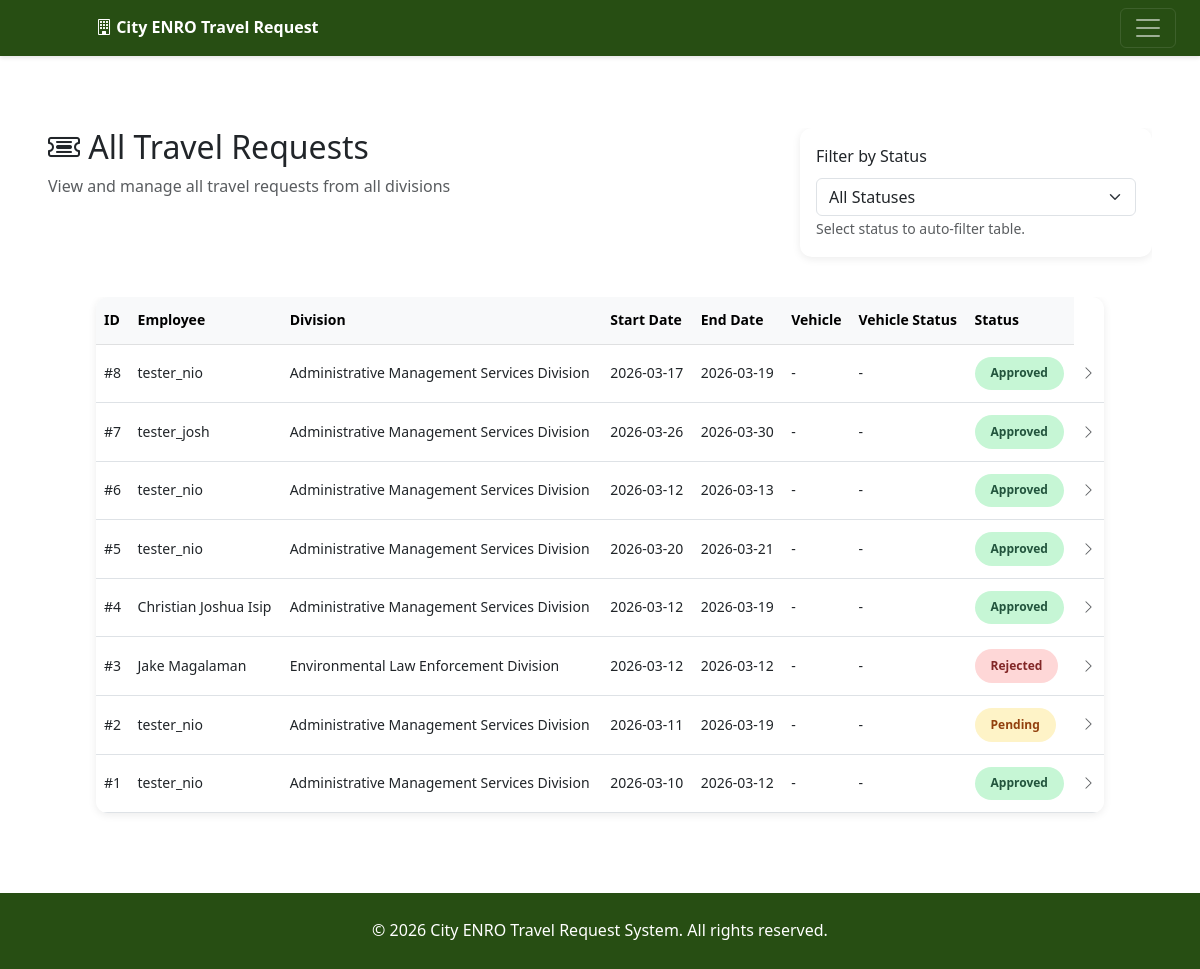
The app's page /tickets/all (signed in), older data.
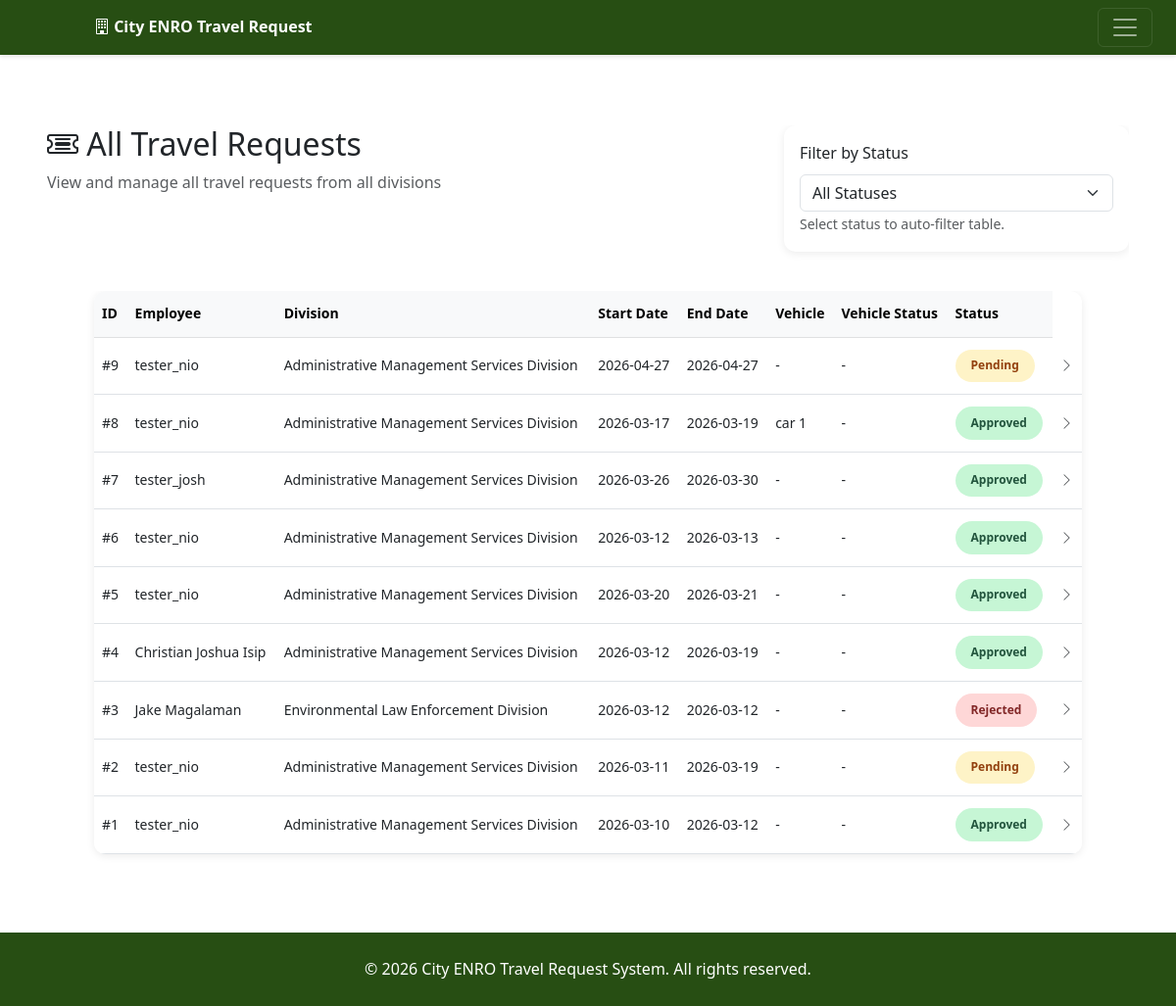
The same page, newer data.
### tables this page shows
CREATE TABLE tickets (
            id INTEGER PRIMARY KEY AUTOINCREMENT,
            user_id INTEGER NOT NULL,
            division_id INTEGER NOT NULL,
            destination VARCHAR(200) NOT NULL,
            purpose TEXT NOT NULL,
            associates TEXT,
            start_date DATE NOT NULL,
            end_date DATE NOT NULL,
            vehicle_needed VARCHAR(10) DEFAULT 'no',
            vehicle_assigned VARCHAR(100),
            status VARCHAR(50) DEFAULT 'pending',
            created_at TIMESTAMP DEFAULT CURRENT_TIMESTAMP,
            updated_at TIMESTAMP DEFAULT CURRENT_TIMESTAMP,
            FOREIGN KEY (user_id) REFERENCES users(id),
            FOREIGN KEY (division_id) REFERENCES divisions(id)
        );

CREATE TABLE users (
            id INTEGER PRIMARY KEY AUTOINCREMENT,
            username VARCHAR(50) UNIQUE NOT NULL,
            password VARCHAR(255) NOT NULL,
            role VARCHAR(50) NOT NULL,
            division_id INTEGER,
            full_name VARCHAR(100) NOT NULL,
            created_at TIMESTAMP DEFAULT CURRENT_TIMESTAMP,
            FOREIGN KEY (division_id) REFERENCES divisions(id)
        );

CREATE TABLE divisions (
            id INTEGER PRIMARY KEY AUTOINCREMENT,
            name VARCHAR(100) NOT NULL
        );

CREATE TABLE vehicles (
                id INTEGER PRIMARY KEY AUTOINCREMENT,
                name VARCHAR(100) NOT NULL UNIQUE,
                vehicle_type VARCHAR(50) DEFAULT 'car',
                status VARCHAR(20) DEFAULT 'available',
                created_at TIMESTAMP DEFAULT CURRENT_TIMESTAMP
            );

### routes/tickets.py (the view)
@tickets_bp.route('/all')
def all_tickets():
    if not require_login():
        return redirect(url_for('auth.login'))
    if session.get('role') not in ['director', 'final_authorizer', 'admin']:
        flash('Access denied', 'danger')
        return redirect(url_for('main.dashboard'))
    status_filter = request.args.get('status', '')
    db_type = get_db_type()
    try:
        conn = get_db_connection()
        cursor = conn.cursor()
        query = """
            SELECT t.*, u.full_name as user_name, d.name as division_name,
                   v.name as vehicle_name
            FROM tickets t
            LEFT JOIN users u ON t.user_id = u.id
            LEFT JOIN divisions d ON t.division_id = d.id
            LEFT JOIN vehicles v ON t.vehicle_assigned = v.name
        """
        if status_filter:
            allowed_statuses = ['pending', 'director_approved', 'approved', 'rejected']
            if status_filter in allowed_statuses:
                if db_type == 'sqlite':
                    query += " WHERE t.status = ?"
                    params = (status_filter,)
                else:
                    query += " WHERE t.status = %s"
                    params = (status_filter,)
            else:
                params = ()
        else:
            params = ()
        query += " ORDER BY t.created_at DESC"
        if params:
            cursor.execute(query, params)
        else:
            cursor.execute(query)
        if db_type == 'sqlite':
            rows = cursor.fetchall()
            tickets = [dict_from_row(row) for row in rows]
        else:
            tickets = cursor.fetchall()
        conn.close()
        for ticket in tickets:
            if ticket.get('start_date') and isinstance(ticket.get('start_date'), str):
                ticket['start_date'] = datetime.strptime(ticket['start_date'], '%Y-%m-%d').date()
            if ticket.get('end_date') and isinstance(ticket.get('end_date'), str):
                ticket['end_date'] = datetime.strptime(ticket['end_date'], '%Y-%m-%d').date()
    except Exception as e:
        flash(f'Error loading tickets: {str(e)}', 'danger')
        tickets = []
    return render_template('tickets/all_tickets.html', tickets=tickets, status_filter=status_filter)

### db.py (called while the page is built)
def get_db_type():
    try:
        from flask import has_request_context, request
        if has_request_context() and hasattr(current_app, 'config'):
            return current_app.config.get('DATABASE_TYPE', 'sqlite')
    except:
        pass
    return 'sqlite'

def get_db_connection():
    db_type = get_db_type()
    if db_type == 'sqlite':
        return get_sqlite_connection()
    else:
        return get_mysql_connection()

def get_sqlite_connection():
    import os
    from config import Config
    db_path = getattr(Config, 'SQLITE_DATABASE', 'cityhall.db')
    try:
        if hasattr(current_app, 'config'):
            db_path = current_app.config.get('SQLITE_DATABASE', db_path)
    except:
        pass
    conn = sqlite3.connect(db_path)
    conn.row_factory = sqlite3.Row
    return conn

def dict_from_row(row):
    if row is None:
        return None
    if hasattr(row, 'keys'):
        return dict(zip(row.keys(), row))
    return row

### routes/tickets.py (called while the page is built)
def require_login():
    return 'user_id' in session

### templates/tickets/all_tickets.html (shortened to what this page needs)
{% extends "base.html" %}
{% block content %}
<div class="row mb-4">
    <div class="col-md-8">
        <h2><i class="bi bi-ticket-detailed"></i> All Travel Requests</h2>
        <p class="text-muted">View and manage all travel requests from all divisions</p>
    </div>
    <div class="col-md-4">
        <div class="card">
            <div class="card-body">
                    <label for="status" class="form-label">Filter by Status</label>
                    <div class="input-group">
                        <select class="form-select" id="status" name="status" onchange="filterByStatus(this.value)">
                            <option value="">All Statuses</option>
                        </select>
                    </div>
                    <small class="form-text text-muted">Select status to auto-filter table.</small>
            </div>
        </div>
    </div>
</div>
<div class="wide-container">
    <div class="card table-card">
    <div class="card-body p-0">
        {% if tickets %}
        <div class="table-responsive">
            <table class="table table-hover mb-0">
                <thead class="table-light">
                    <tr>
                        <th>ID</th>
                        <th>Employee</th>
                        <th>Division</th>
                        <th>Start Date</th>
                        <th>End Date</th>
                        <th>Vehicle</th>
                        <th>Vehicle Status</th>
                        <th>Status</th>
                    </tr>
                </thead>
                <tbody>
                    {% for ticket in tickets %}
                    <tr class="ticket-row" data-ticket-id="{{ ticket.id }}">
                        <td>#{{ ticket.id }}</td>
                        <td>{{ ticket.user_name }}</td>
                        <td>{{ ticket.division_name }}</td>
                        <td>{{ ticket.start_date.strftime('%Y-%m-%d') if ticket.start_date else '-' }}</td>
                        <td>{{ ticket.end_date.strftime('%Y-%m-%d') if ticket.end_date else '-' }}</td>
                        <td>
                            {{ ticket.vehicle_name if ticket.vehicle_name else '-' }}
                        </td>
                        <td>
                            {{ ticket.vehicle_status|title if ticket.vehicle_status else '-' }}
                        </td>
                        <td>
                            <span class="status-badge status-{{ ticket.status }}">
                                {{ ticket.status|replace('_', ' ')|title }}
                            </span>
                        </td>
                        <td>
                            <i class="bi bi-chevron-right text-muted"></i>
                        </td>
                    </tr>
                    {% endfor %}
                </tbody>
            </table>
        </div>
        {% else %}
        <div class="text-center py-5">
            <i class="bi bi-inbox" style="font-size: 3rem; color: #ccc;"></i>
            <p class="mt-3 text-muted">No travel requests found.</p>
        </div>
        {% endif %}
    </div>
</div>
    </div>
</div>
{% endblock %}

Row changes from the older to the newer data that the page shows:
added tickets: id "9", user_name "tester_nio", division_name "Administrative Management Services Division", start_date "2026-04-27", end_date "2026-04-27", vehicle_name "-", vehicle_status "-", status "Pending"
changed tickets id 8: name "-" → "car 1"
